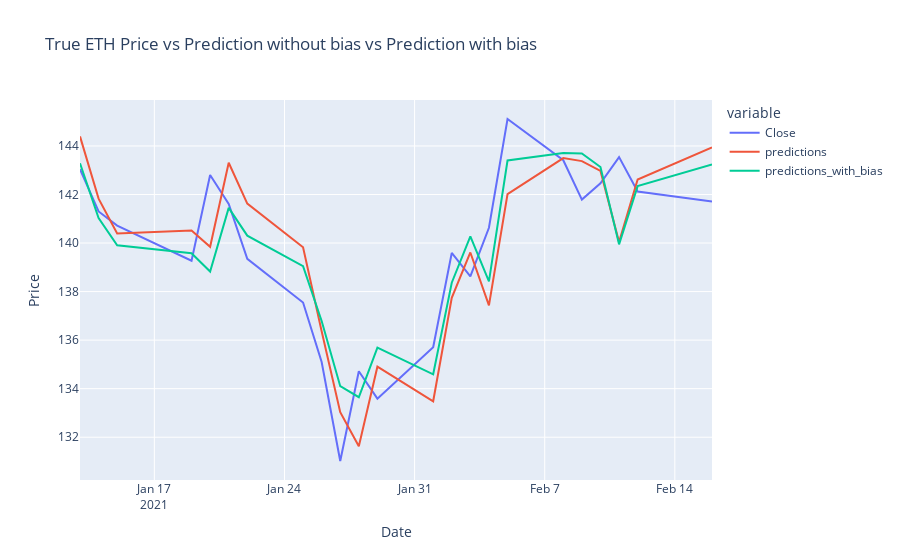

Write notebook code for a chart like this one.
### Code cell
px.line(train_df,y=['Close','predictions','predictions_with_bias'],
       title='True NKE Price vs Prediction without bias vs Prediction with bias',
       labels={'value':'Price'})

### Figure 1 — Plotly figure (JSON) as saved in the notebook; plotly's stock layout.template omitted (floating-point values rounded to 4 significant figures)
{"data": [{"hovertemplate": "variable=Close<br>Date=%{x}<br>Price=%{y}<extra></extra>", "legendgroup": "Close", "line": {"color": "#636efa", "dash": "solid"}, "marker": {"symbol": "circle"}, "mode": "lines", "name": "Close", "orientation": "v", "showlegend": true, "type": "scatter", "x": ["2021-01-13T00:00:00", "2021-01-14T00:00:00", "2021-01-15T00:00:00", "2021-01-19T00:00:00", "2021-01-20T00:00:00", "2021-01-21T00:00:00", "2021-01-22T00:00:00", "2021-01-25T00:00:00", "2021-01-26T00:00:00", "2021-01-27T00:00:00", "2021-01-28T00:00:00", "2021-01-29T00:00:00", "2021-02-01T00:00:00", "2021-02-02T00:00:00", "2021-02-03T00:00:00", "2021-02-04T00:00:00", "2021-02-05T00:00:00", "2021-02-08T00:00:00", "2021-02-09T00:00:00", "2021-02-10T00:00:00", "2021-02-11T00:00:00", "2021-02-12T00:00:00", "2021-02-16T00:00:00"], "xaxis": "x", "y": [143.0, 141.3, 140.7, 139.3, 142.8, 141.6, 139.4, 137.6, 135.1, 131.0, 134.7, 133.6, 135.7, 139.6, 138.6, 140.6, 145.1, 143.4, 141.8, 142.5, 143.5, 142.1, 141.7], "yaxis": "y"}, {"hovertemplate": "variable=predictions<br>Date=%{x}<br>Price=%{y}<extra></extra>", "legendgroup": "predictions", "line": {"color": "#EF553B", "dash": "solid"}, "marker": {"symbol": "circle"}, "mode": "lines", "name": "predictions", "orientation": "v", "showlegend": true, "type": "scatter", "x": ["2021-01-13T00:00:00", "2021-01-14T00:00:00", "2021-01-15T00:00:00", "2021-01-19T00:00:00", "2021-01-20T00:00:00", "2021-01-21T00:00:00", "2021-01-22T00:00:00", "2021-01-25T00:00:00", "2021-01-26T00:00:00", "2021-01-27T00:00:00", "2021-01-28T00:00:00", "2021-01-29T00:00:00", "2021-02-01T00:00:00", "2021-02-02T00:00:00", "2021-02-03T00:00:00", "2021-02-04T00:00:00", "2021-02-05T00:00:00", "2021-02-08T00:00:00", "2021-02-09T00:00:00", "2021-02-10T00:00:00", "2021-02-11T00:00:00", "2021-02-12T00:00:00", "2021-02-16T00:00:00"], "xaxis": "x", "y": [144.4, 141.8, 140.4, 140.5, 139.8, 143.3, 141.6, 139.8, 136.4, 133.0, 131.6, 134.9, 133.5, 137.7, 139.6, 137.4, 142.0, 143.5, 143.4, 143.0, 140.0, 142.6, 143.9], "yaxis": "y"}, {"hovertemplate": "variable=predictions_with_bias<br>Date=%{x}<br>Price=%{y}<extra></extra>", "legendgroup": "predictions_with_bias", "line": {"color": "#00cc96", "dash": "solid"}, "marker": {"symbol": "circle"}, "mode": "lines", "name": "predictions_with_bias", "orientation": "v", "showlegend": true, "type": "scatter", "x": ["2021-01-13T00:00:00", "2021-01-14T00:00:00", "2021-01-15T00:00:00", "2021-01-19T00:00:00", "2021-01-20T00:00:00", "2021-01-21T00:00:00", "2021-01-22T00:00:00", "2021-01-25T00:00:00", "2021-01-26T00:00:00", "2021-01-27T00:00:00", "2021-01-28T00:00:00", "2021-01-29T00:00:00", "2021-02-01T00:00:00", "2021-02-02T00:00:00", "2021-02-03T00:00:00", "2021-02-04T00:00:00", "2021-02-05T00:00:00", "2021-02-08T00:00:00", "2021-02-09T00:00:00", "2021-02-10T00:00:00", "2021-02-11T00:00:00", "2021-02-12T00:00:00", "2021-02-16T00:00:00"], "xaxis": "x", "y": [143.3, 141.0, 139.9, 139.6, 138.8, 141.4, 140.3, 139.0, 136.8, 134.1, 133.6, 135.7, 134.6, 138.4, 140.3, 138.4, 143.4, 143.7, 143.7, 143.1, 139.9, 142.3, 143.2], "yaxis": "y"}], "layout": {"legend": {"title": {"text": "variable"}, "tracegroupgap": 0}, "title": {"text": "True ETH Price vs Prediction without bias vs Prediction with bias"}, "xaxis": {"anchor": "y", "domain": [0, 1], "title": {"text": "Date"}}, "yaxis": {"anchor": "x", "domain": [0, 1], "title": {"text": "Price"}}}}
